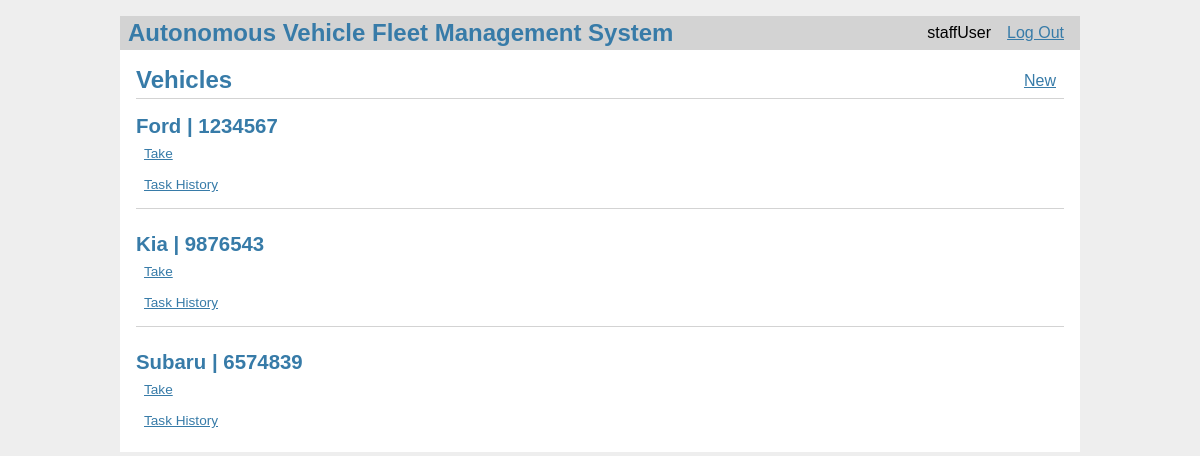
The app's page /vehicles/ (signed in) with its own data.
### models.py (models this page shows, shortened)
class User(db.Model):
    id = db.Column(db.Integer, primary_key=True)
    username = db.Column(db.String(80), unique=True, nullable=False)
    password = db.Column(db.String(80), unique=True, nullable=False)
    role = db.Column(db.String(80), unique=False, nullable=False)

class Vehicle(db.Model):
    id = db.Column(db.Integer, primary_key=True)
    manufacturer = db.Column(db.String(80), unique=False, nullable=False)
    license_plate_number = db.Column(
        db.String(80), unique=True, nullable=False)
    user_id = db.Column(db.Integer, nullable=True)
    available = db.Column(db.Boolean, unique=False,
                          nullable=False, default=True)

### vehicles.py (the view)
@bp.route('/')
def index():
    vehicles = Vehicle.query.all()
    users = {
        user.id: user for user in
        User.query.filter(User.id.in_(
            [vehicle.user_id for vehicle in vehicles if vehicle.user_id]
        )).all()
    }
    create_staff_user()
    return render_template('vehicles/index.html', vehicles=vehicles, users=users)

### auth.py (called while the page is built)
@bp.before_app_request
def load_logged_in_user():
    user_id = session.get('user_id')
    if user_id is None:
        g.user = None
    else:
        g.user = User.query.filter_by(id=user_id).first()

### vehicles.py (called while the page is built)
def create_staff_user():
    staff_user = User.query.filter_by(username='staffUser').first()
    if staff_user is None:
        staff_user = User(username='staffUser', password=generate_password_hash(
            'staffpass'), role='STAFF')
        db.session.add(staff_user)
        db.session.commit()

### templates/vehicles/index.html
{% extends 'base.html' %}
{% block header %}
<h1>{% block title %}Vehicles{% endblock %}</h1>
{% if g.user.role == 'STAFF' %}
<a class="action" href="{{ url_for('vehicles.create') }}">New</a>
{% endif %}
{% endblock %}
{% block content %}
{% for v in vehicles %}
<article class="vehicle">
    <header>
        <div>
            <h1>{{ v.manufacturer }} | {{ v.license_plate_number }}</h1>
            {% if v.available == True %}
            <a class="action" href="{{ url_for('vehicles.take_vehicle', vid=v.id) }}">Take</a>
            {% else %}
            {% if v.user_id == g.user.id %}
            <a class="action" href="{{ url_for('vehicles.return_vehicle', vid=v.id) }}">Return</a>
            {% else %}
            <p>Taken by {{ users[v.user_id].username }}.</p>
            {% endif %}
            {% endif %}
            <a class="action" href="{{ url_for('vehicles.task_history', vid=v.id) }}">Task History</a>
        </div>
    </header>
</article>
{% if not loop.last %}
<hr>
{% endif %}
{% endfor %}
{% endblock %}

### templates/base.html (shortened to what this page needs)
<!doctype html>
<link rel="stylesheet" href="{{ url_for('static', filename='style.css') }}">
<nav>
    <h1>Autonomous Vehicle Fleet Management System</h1>
    <ul>
        {% if g.user %}
        <li><span>{{ g.user['username'] }}</span>
        <li><a href="{{ url_for('auth.logout') }}">Log Out</a>
            {% else %}
        <li><a href="{{ url_for('auth.register') }}">Register</a>
        <li><a href="{{ url_for('auth.login') }}">Log In</a>
            {% endif %}
    </ul>
</nav>
<section class="content">
    <header>
        {% block header %}{% endblock %}
    </header>
    {% block content %}{% endblock %}
</section>

### static/style.css (style rules this page uses)
h1 { font-family: sans-serif; color: #377ba8; margin: 1rem 0; }
a { color: #377ba8; }
hr { border: none; border-top: 1px solid lightgray; }
nav { background: lightgray; display: flex; align-items: center; padding: 0 0.5rem; }
nav h1 { flex: auto; margin: 0; }
nav ul { display: flex; list-style: none; margin: 0; padding: 0; }
nav ul li a, nav ul li span, header .action { display: block; padding: 0.5rem; }
.content { padding: 0 1rem 1rem; }
.content>header { border-bottom: 1px solid lightgray; display: flex; align-items: flex-end; }
.content>header h1 { flex: auto; margin: 1rem 0 0.25rem 0; }
.vehicle>header { display: flex; align-items: flex-end; font-size: 0.85em; }
.vehicle>header>div:first-of-type { flex: auto; }
.vehicle>header h1 { font-size: 1.5em; margin-bottom: 0; }
.content:last-child { margin-bottom: 0; }

### records on screen
User: user.username "staffUser"
Vehicle: manufacturer "Ford", license_plate_number "1234567"
Vehicle: manufacturer "Kia", license_plate_number "9876543"
Vehicle: manufacturer "Subaru", license_plate_number "6574839"
